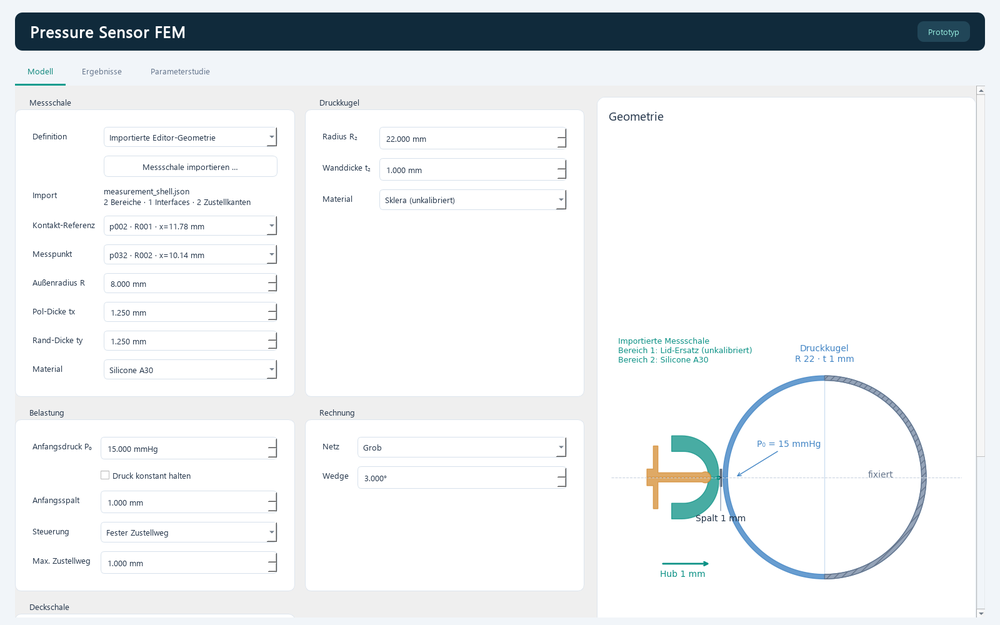
#> input picture artifacts/measurement-import/imported.png, 1000 x 625 px, shrunk from 1600 x 1000 before the run
$ python -i measurement_definition.py   (imports and definitions only)
#> lines starting #> are read from the running program, lines starting #| are printed output that depends on the picture
### model/materials.py

from __future__ import annotations

from dataclasses import dataclass, replace, asdict
from math import exp
from typing import Any


# ---------------------------------------------------------------------------
# Fiber model
# ---------------------------------------------------------------------------

@dataclass(frozen=True)
class ScleraFibers:
    """
    Illustrative coefficients, NOT fitted human/animal sclera data.

    Units:
        c3_mpa: MPa
        c5_mpa: MPa
        angle_deg: degrees
    """
    c3_mpa: float = 0.05
    c4: float = 30.0
    lam_max: float = 1.1
    concentration: float = 0.0
    angle_deg: float = 0.0
    integration_points: int = 40

    def __post_init__(self) -> None:
        if self.c3_mpa < 0.0:
            raise ValueError("c3_mpa must be non-negative.")

        if self.c4 <= 0.0:
            raise ValueError("c4 must be positive.")

        if self.lam_max <= 1.0:
            raise ValueError("lam_max must be greater than 1.")

        if self.integration_points < 1:
            raise ValueError("integration_points must be >= 1.")

    # [10 lines left out: function c5_mpa, not called in this run]


# ---------------------------------------------------------------------------
# Base material definitions
# ---------------------------------------------------------------------------

@dataclass(frozen=True)
class MaterialDefinition:
    """
    Base material definition.

    shear_modulus_mpa:
        Reference / initial shear modulus.

        For simple materials such as neo-Hookean this may be used directly
        by the FEBio writer.

        For more complex models such as Ogden it is primarily a derived
        reference quantity for reporting, validation and stiffness scaling.

    bulk_modulus_mpa:
        Volumetric penalty / bulk modulus used by FEBio.

    source:
        Human-readable provenance of the material parameters.

    notes:
        Additional model limitations or calibration information.
    """
    name: str
    model: str
    shear_modulus_mpa: float
    bulk_modulus_mpa: float
    fibers: ScleraFibers | None = None
    source: str = ""
    notes: str = ""

    def __post_init__(self) -> None:
        if self.shear_modulus_mpa < 0.0:
            raise ValueError(
                f"{self.name}: shear_modulus_mpa must be non-negative."
            )

        if self.bulk_modulus_mpa <= 0.0:
            raise ValueError(
                f"{self.name}: bulk_modulus_mpa must be positive."
            )


@dataclass(frozen=True)
class MooneyRivlinMaterial(MaterialDefinition):
    """
    Two-parameter Mooney-Rivlin material.

    For the usual incompressible convention:

        G0 = 2 * (c1 + c2)
    """
    c1_mpa: float = 0.0075
    c2_mpa: float = 0.0025

    def __post_init__(self) -> None:
        super().__post_init__()

        if self.c1_mpa < 0.0:
            raise ValueError(f"{self.name}: c1_mpa must be non-negative.")

        if self.c2_mpa < 0.0:
            raise ValueError(f"{self.name}: c2_mpa must be non-negative.")


# ---------------------------------------------------------------------------
# Ogden material
# ---------------------------------------------------------------------------

@dataclass(frozen=True)
class OgdenTerm:
    """
    One FEBio Ogden term.

    FEBio convention:

        W_i = c_i / m_i^2 * (...)

    Units:
        c_mpa: MPa
        m: dimensionless
    """
    c_mpa: float
    m: float

    def __post_init__(self) -> None:
        if self.c_mpa < 0.0:
            raise ValueError("Ogden c coefficient must be non-negative.")

        if self.m == 0.0:
            raise ValueError("Ogden exponent m must be non-zero.")


@dataclass(frozen=True)
class OgdenMaterial(MaterialDefinition):
    """
    Multi-term FEBio Ogden material.

    FEBio currently supports up to six terms in the standard Ogden model.

    `shear_modulus_mpa` is retained as a reference / initial small-strain
    stiffness quantity. The actual constitutive response is defined by
    `terms`.
    """
    terms: tuple[OgdenTerm, ...] = ()

    def __post_init__(self) -> None:
        super().__post_init__()

        if not self.terms:
            raise ValueError(
                f"{self.name}: Ogden material requires at least one term."
            )

        if len(self.terms) > 6:
            raise ValueError(
                f"{self.name}: FEBio Ogden supports at most six terms."
            )


# ---------------------------------------------------------------------------
# Helpers
# ---------------------------------------------------------------------------

def abaqus_ogden_to_febio(
    mu_mpa: list[float] | tuple[float, ...],
    alpha: list[float] | tuple[float, ...],
) -> tuple[OgdenTerm, ...]:
    """
    Convert a common Abaqus-style Ogden parameterization to the
    FEBio standard Ogden convention.

    Common source convention:

        W = sum_i 2*mu_i/alpha_i^2 * (...)

    FEBio convention:

        W = sum_i c_i/m_i^2 * (...)

    Therefore:

        c_i = 2 * mu_i
        m_i = alpha_i

    Parameters
    ----------
    mu_mpa:
        Ogden mu coefficients in MPa.

    alpha:
        Ogden exponents.

    Returns
    -------
    tuple[OgdenTerm, ...]
    """
    if len(mu_mpa) != len(alpha):
        raise ValueError(
            "mu_mpa and alpha must have the same number of entries."
        )

    if not mu_mpa:
        raise ValueError("At least one Ogden term is required.")

    return tuple(
        OgdenTerm(
            c_mpa=2.0 * float(mu),
            m=float(a),
        )
        for mu, a in zip(mu_mpa, alpha)
    )


def ogden_reference_shear_modulus(material: OgdenMaterial) -> float:
    """
    Return the reference initial shear modulus used by this project.

    For parameters converted from the common mu-alpha Ogden convention,

        c_i = 2 * mu_i

    so:

        mu_i = c_i / 2

    and therefore:

        G0 ~= sum(mu_i)
           ~= 0.5 * sum(c_i)

    This helper is mainly intended as a consistency / reporting check.
    """
    return 0.5 * sum(term.c_mpa for term in material.terms)


# [54 lines left out: function scaled_material_stiffness, not called in this run]


# ---------------------------------------------------------------------------
# Ecoflex 00-30
# ---------------------------------------------------------------------------

# Literature-baseline 2-term Ogden fit.
#
# Source parameterization:
#
#   mu1    = 0.018 MPa
#   alpha1 = 1.000
#
#   mu2    = 0.025 MPa
#   alpha2 = 2.477
#
# Converted to FEBio standard Ogden convention:
#
#   c_i = 2 * mu_i
#   m_i = alpha_i
#
# Therefore:
#
#   c1 = 0.036 MPa
#   m1 = 1.000
#
#   c2 = 0.050 MPa
#   m2 = 2.477
#
# Reference small-strain shear modulus:
#
#   G0 ~= mu1 + mu2 = 0.043 MPa
#
# The chosen bulk modulus of 4.3 MPa corresponds to roughly K/G ~= 100.
# It is a numerical baseline for near-incompressibility, not a measured
# volumetric property of Ecoflex 00-30.
#
# Final quantitative studies should ideally use a fit to tensile data from
# the actual cured material batch.

ECOFLEX_00_30_OGDEN = OgdenMaterial(
    name="Ecoflex 00-30",
    model="ogden",
    shear_modulus_mpa=0.043,
    bulk_modulus_mpa=4.3,
    terms=abaqus_ogden_to_febio(
        mu_mpa=(0.018, 0.025),
        alpha=(1.000, 2.477),
    ),
    source=(
        "Literature baseline; 2-term Ogden parameters converted "
        "to FEBio c/m convention."
    ),
    notes=(
        "Ecoflex 00-30 is Shore 00-30, not Shore A30. "
        "Use as an initial baseline only. Final quantitative simulations "
        "should preferably be calibrated against mechanical test data from "
        "the actual cured batch and processing conditions."
    ),
)


# ---------------------------------------------------------------------------
# Material database
# ---------------------------------------------------------------------------

# Existing prototype / demonstration values are intentionally retained.
#
# Important:
# `silicone_A25` and `silicone_A30` are generic neo-Hookean prototype
# materials. They are NOT substitutes for Ecoflex 00-30.

MATERIALS: dict[str, MaterialDefinition] = {
    "lid_demo": MooneyRivlinMaterial(
        name="Lid-Ersatz (unkalibriert)",
        model="mooney_rivlin",
        shear_modulus_mpa=0.02,
        bulk_modulus_mpa=0.2,
    ),

    "orbital_demo": MooneyRivlinMaterial(
        name="Orbitalgewebe-Ersatz (unkalibriert)",
        model="mooney_rivlin",
        shear_modulus_mpa=0.002,
        bulk_modulus_mpa=0.02,
        c1_mpa=0.00075,
        c2_mpa=0.00025,
    ),

    "silicone_A25": MaterialDefinition(
        name="Silicone A25",
        model="neo_hookean",
        shear_modulus_mpa=0.20,
        bulk_modulus_mpa=2.0,
        source="Prototype / illustrative value",
        notes=(
            "Generic silicone placeholder. "
            "Not a calibrated Ecoflex 00-30 material."
        ),
    ),

    "silicone_A30": MaterialDefinition(
        name="Silicone A30",
        model="neo_hookean",
        shear_modulus_mpa=0.30,
        bulk_modulus_mpa=3.0,
        source="Prototype / illustrative value",
        notes=(
            "Generic silicone placeholder. "
            "Not a calibrated Ecoflex 00-30 material."
        ),
    ),

    "ecoflex_00_30": ECOFLEX_00_30_OGDEN,

    # Structural sclera-like demonstration model.
    # Not a calibrated tissue preset.
    "sclera_demo": MaterialDefinition(
        name="Sklera (unkalibriert)",
        model="mooney_rivlin_von_mises",
        shear_modulus_mpa=0.30,
        bulk_modulus_mpa=30.0,
        fibers=ScleraFibers(),
        source="Illustrative structural model",
        notes=(
            "Not calibrated human or animal sclera data. "
            "K/mu=100; coarse tet4 results require locking and "
            "mesh-convergence assessment."
        ),
    ),
}


# ---------------------------------------------------------------------------
# Material access
# ---------------------------------------------------------------------------

# [103 lines left out: functions get_material, domain_materials, material_snapshot, not called in this run]


# ---------------------------------------------------------------------------
# Optional validation helpers
# ---------------------------------------------------------------------------

def validate_material_database() -> None:
    """
    Perform inexpensive internal consistency checks.

    Can be called at application startup in debug/development mode.
    """
    for key, material in MATERIALS.items():
        if not key:
            raise ValueError("Material database contains an empty key.")

        if isinstance(material, OgdenMaterial):
            reference_mu = ogden_reference_shear_modulus(material)

            # Do not require exact equality for arbitrary future Ogden
            # materials, but flag obviously inconsistent metadata.
            if material.shear_modulus_mpa > 0.0:
                relative_difference = abs(
                    reference_mu - material.shear_modulus_mpa
                ) / material.shear_modulus_mpa

                if relative_difference > 0.25:
                    raise ValueError(
                        f"{key}: reference shear modulus "
                        f"{material.shear_modulus_mpa:g} MPa is inconsistent "
                        f"with Ogden terms ({reference_mu:g} MPa)."
                    )


# Validate the static built-in database at import time.
# This performs no file I/O and no FEBio calls.
validate_material_database()

### pre-processor/preprocessor_core.py
from __future__ import annotations

from preprocessor_common import *


class SketchCoreMixin:
        def __init__(self, data: dict[str, Any] | None = None):
            self.data = copy.deepcopy(data) if data else {
                "version": FORMAT_VERSION, "parameters": {},
                "geometry": {"points": [], "elements": [], "constraints": [],
                             "dimensions": [], "regions": [], "interfaces": []},
            }
            self.data.setdefault("version", FORMAT_VERSION)
            self.data.setdefault("parameters", {})
            geometry = self.data.setdefault("geometry", {})
            for key in ("points", "elements", "constraints", "dimensions", "regions", "interfaces"):
                geometry.setdefault(key, [])
            self.import_repairs = self.repair_legacy_geometry() if data else []
            if data and (self.regions or self.interfaces):
                try:
                    if self.ensure_regions_current():
                        self.import_repairs.append(
                            f'Veraltete Bereichskonturen und Interfaces aktualisiert: {len(self.regions)} geschlossene Bereiche.')
                except ValueError as error:
                    self.import_repairs.append(f'Bereichskonturen konnten nicht aktualisiert werden: {error}')

        @property
        def geometry(self): return self.data["geometry"]

        @property
        def points(self): return self.geometry["points"]

        @property
        def elements(self): return self.geometry["elements"]

        @property
        def constraints(self): return self.geometry["constraints"]

        @property
        def dimensions(self): return self.geometry["dimensions"]

        @property
        def regions(self): return self.geometry["regions"]

        @property
        def interfaces(self): return self.geometry["interfaces"]

        def clone_data(self): return copy.deepcopy(self.data)

        def replace_data(self, data): self.data = copy.deepcopy(data)

        # [37 lines left out: functions _next_id, _arc_sweep_for_points, add_parameter, not called in this run]

        def set_parameter(self, name, value):
            self.set_parameters({name: value})

        # [93 lines left out: functions set_parameters, link_dimension, remove_parameter, add_point, add_line, add_arc and 2 more, not called in this run]

        def point(self, point_id):
            return next((p for p in self.points if p["id"] == point_id), None)

        def element(self, element_id):
            return next((e for e in self.elements if e["id"] == element_id), None)

        def dimension(self, dimension_id):
            return next((d for d in self.dimensions if d["id"] == dimension_id), None)

### model/measurement_definition.py
"""Validated editor snapshots and simulation-coordinate mapping (Qt-free)."""
from __future__ import annotations

import copy
from collections import Counter
import json
from pathlib import Path
import re
import sys


def sketch_document(data):
    directory = str(Path(__file__).resolve().parents[1] / 'pre-processor')
    if directory not in sys.path:
        sys.path.insert(0, directory)
    from preprocessor_model import MeasurementShellSketch
    return MeasurementShellSketch(data)


# [4 lines left out: function domain_name, not called in this run]


def boundary_counts(document):
    return Counter(ref for region in document.regions for ref in region['boundary'])


# [40 lines left out: functions axis_references, contour_references, load_definition, not called in this run]


def definition_errors(data, require_drive=True):
    try:
        document = sketch_document(data)
        # Validate the actual snapshot, not a silently normalized substitute.
        document.replace_data(data)
        errors = document.validate()
        violations = document._driving_dimension_violations()
        if violations:
            errors.append('Gespeicherte Geometrie verletzt Bemaßungen: ' + ', '.join(violations))
        if not document.regions:
            errors.append('Importierte Messschale benötigt zugewiesene Bereiche.')
        if data.get('metadata', {}).get('units', 'mm') != 'mm':
            errors.append('Die importierte Messschale muss in Millimetern definiert sein.')
        regions = {region['id'] for region in document.regions}
        from model.materials import MATERIALS
        for region in document.regions:
            domain_name(region['id'])
            material = MATERIALS.get(region.get('material'))
            if material is not None and material.fibers is not None:
                errors.append(f"{region['id']}: Faserorientierung ist für freie Messschalen noch nicht definiert.")
        counts = boundary_counts(document)
        if any(count > 2 for count in counts.values()):
            errors.append('Eine Randkante gehört zu mehr als zwei Bereichen.')
        candidates = axis_references(document)
        contour_ids = {point['id'] for point, _ in contour_references(document)}
        for role, label in (('alignment', 'Kontakt-Referenz'), ('sensor', 'Messpunkt')):
            metadata = data.get('metadata', {})
            reference = (metadata.get('alignment_point', metadata.get('sensor_tip_point')) if role == 'alignment'
                         else metadata.get('sensor_tip_point'))
            valid_ids = {point['id'] for point in candidates} if role == 'alignment' else contour_ids
            if reference not in valid_ids:
                location = 'äußeren Kontur/x-Achse' if role == 'alignment' else 'Bereichskontur'
                errors.append(f'{label} fehlt oder liegt nicht auf der {location}.')
            owner = reference_region(data, role)
            owner_region = next((region for region in document.regions if region['id'] == owner), None)
            if owner_region is None or not any(reference in (document.element(ref)['start_point'], document.element(ref)['end_point'])
                                               for ref in owner_region['boundary']):
                errors.append(f'{label} gehört nicht zum gewählten Messschalenbereich.')
        drive = [(region['id'], ref) for region in document.regions for ref in region['boundary']
                 if region.get('boundary_motion', {}).get(ref) == 'follow_translation']
        if require_drive and not drive:
            errors.append('Keine Zustellkante ausgewählt. Im Editor eine Kante auf vorgegebene Verschiebung setzen.')
        # Multiple frictionless/bonded junctions need domain-wise node splitting;
        # reject contradictory interface pairs instead of gluing them indirectly.
        bonded = {region: region for region in regions}
        # [4 lines left out: function root, not called in this run]
        for interface in document.interfaces:
            if interface['condition'] == 'bonded':
                bonded[root(interface['region_a'])] = root(interface['region_b'])
        for interface in document.interfaces:
            if interface['condition'] == 'frictionless' and root(interface['region_a']) == root(interface['region_b']):
                errors.append('Reibungsfreie Bereiche sind über weitere verklebte Interfaces verbunden; diese Kombination ist noch nicht unterstützt.')
        return errors
    except (KeyError, TypeError, ValueError, AttributeError) as error:
        return [f'Ungültige Messschalen-Datei: {error}']


def reference_x(data):
    reference = data['metadata'].get('alignment_point', data['metadata']['sensor_tip_point'])
    return next(point['x'] for point in data['geometry']['points'] if point['id'] == reference)


# [39 lines left out: functions reference_region, preview_regions, with_reference, not called in this run]

>>> import cv2
>>> picture = cv2.imread('../artifacts/measurement-import/imported.png', cv2.IMREAD_GRAYSCALE)
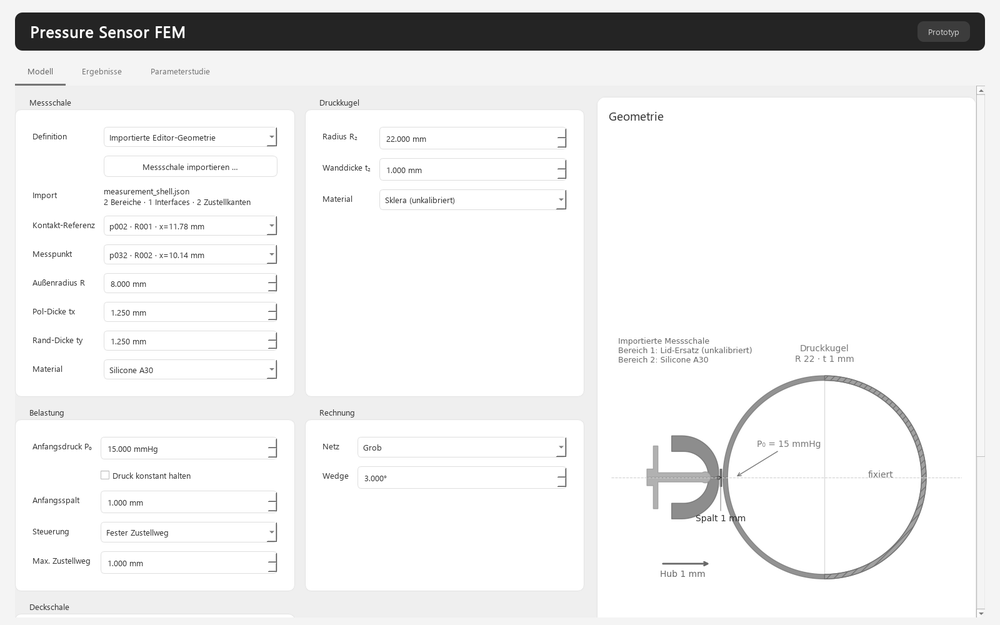
#> picture: shape (625, 1000); min 7, max 255, mean 236.2
>>> result = definition_errors(picture)
#> result = 1 item
